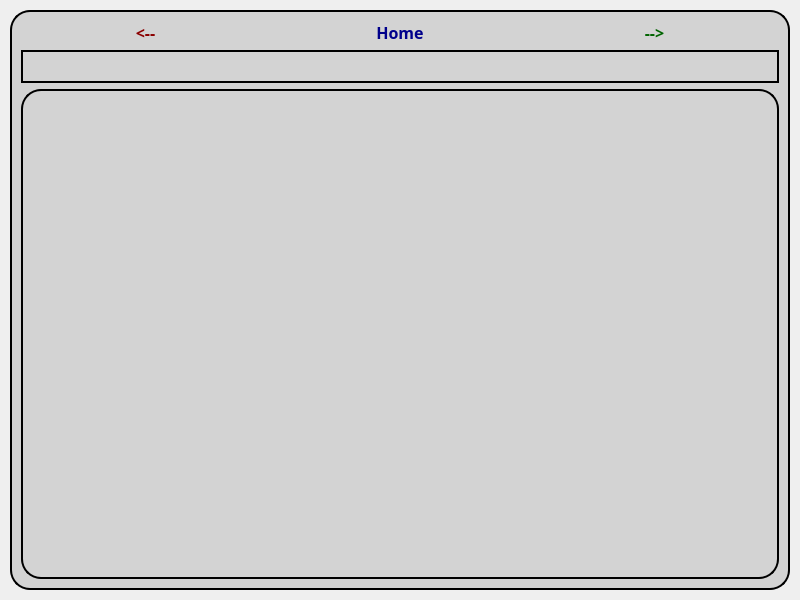
<?xml version="1.0" encoding="UTF-8"?>
<ui version="4.0">
 <class>WebpageDisplay</class>
 <widget class="QDialog" name="WebpageDisplay">
  <property name="geometry">
   <rect>
    <x>0</x>
    <y>0</y>
    <width>800</width>
    <height>600</height>
   </rect>
  </property>
  <property name="windowTitle">
   <string>Document Viewer</string>
  </property>
  <widget class="QFrame" name="frame">
   <property name="geometry">
    <rect>
     <x>10</x>
     <y>10</y>
     <width>780</width>
     <height>580</height>
    </rect>
   </property>
   <property name="styleSheet">
    <string notr="true">QFrame {
     border: 2px solid black;
     border-radius: 20px;
     background-color: lightgrey;
    }</string>
   </property>
   <property name="frameShape">
    <enum>QFrame::StyledPanel</enum>
   </property>
   <property name="frameShadow">
    <enum>QFrame::Raised</enum>
   </property>
   <layout class="QVBoxLayout" name="verticalLayout">
    <item>
     <layout class="QHBoxLayout" name="navigationLayout">
      <item>
       <widget class="QPushButton" name="backButton">
        <property name="palette">
         <palette>
          <active>
           <colorrole role="WindowText">
            <brush brushstyle="SolidPattern">
             <color alpha="255">
              <red>139</red>
              <green>0</green>
              <blue>0</blue>
             </color>
            </brush>
           </colorrole>
           <colorrole role="Text">
            <brush brushstyle="SolidPattern">
             <color alpha="255">
              <red>139</red>
              <green>0</green>
              <blue>0</blue>
             </color>
            </brush>
           </colorrole>
           <colorrole role="ButtonText">
            <brush brushstyle="SolidPattern">
             <color alpha="255">
              <red>255</red>
              <green>0</green>
              <blue>0</blue>
             </color>
            </brush>
           </colorrole>
           <colorrole role="PlaceholderText">
            <brush brushstyle="SolidPattern">
             <color alpha="128">
              <red>139</red>
              <green>0</green>
              <blue>0</blue>
             </color>
            </brush>
           </colorrole>
          </active>
          <inactive>
           <colorrole role="WindowText">
            <brush brushstyle="SolidPattern">
             <color alpha="255">
              <red>139</red>
              <green>0</green>
              <blue>0</blue>
             </color>
            </brush>
           </colorrole>
           <colorrole role="Text">
            <brush brushstyle="SolidPattern">
             <color alpha="255">
              <red>139</red>
              <green>0</green>
              <blue>0</blue>
             </color>
            </brush>
           </colorrole>
           <colorrole role="ButtonText">
            <brush brushstyle="SolidPattern">
             <color alpha="255">
              <red>255</red>
              <green>0</green>
              <blue>0</blue>
             </color>
            </brush>
           </colorrole>
           <colorrole role="PlaceholderText">
            <brush brushstyle="SolidPattern">
             <color alpha="128">
              <red>139</red>
              <green>0</green>
              <blue>0</blue>
             </color>
            </brush>
           </colorrole>
          </inactive>
          <disabled>
           <colorrole role="WindowText">
            <brush brushstyle="SolidPattern">
             <color alpha="255">
              <red>139</red>
              <green>0</green>
              <blue>0</blue>
             </color>
            </brush>
           </colorrole>
           <colorrole role="Text">
            <brush brushstyle="SolidPattern">
             <color alpha="255">
              <red>139</red>
              <green>0</green>
              <blue>0</blue>
             </color>
            </brush>
           </colorrole>
           <colorrole role="ButtonText">
            <brush brushstyle="SolidPattern">
             <color alpha="255">
              <red>139</red>
              <green>0</green>
              <blue>0</blue>
             </color>
            </brush>
           </colorrole>
           <colorrole role="PlaceholderText">
            <brush brushstyle="SolidPattern">
             <color alpha="128">
              <red>139</red>
              <green>0</green>
              <blue>0</blue>
             </color>
            </brush>
           </colorrole>
          </disabled>
         </palette>
        </property>
        <property name="font">
         <font>
          <family>Agency FB</family>
          <pointsize>12</pointsize>
          <bold>true</bold>
         </font>
        </property>
        <property name="styleSheet">
         <string notr="true">QPushButton {
     color: darkred;
     font-weight: bold;
     border: none;
     text-align: center;
    }
    QPushButton:hover {
     color: white;
     background-color: red;
    }
    QPushButton:pressed {
     color: purple;
    }</string>
        </property>
        <property name="text">
         <string>&lt;--</string>
        </property>
       </widget>
      </item>
      <item>
       <widget class="QPushButton" name="homeButton">
        <property name="palette">
         <palette>
          <active>
           <colorrole role="WindowText">
            <brush brushstyle="SolidPattern">
             <color alpha="255">
              <red>0</red>
              <green>0</green>
              <blue>139</blue>
             </color>
            </brush>
           </colorrole>
           <colorrole role="Text">
            <brush brushstyle="SolidPattern">
             <color alpha="255">
              <red>0</red>
              <green>0</green>
              <blue>139</blue>
             </color>
            </brush>
           </colorrole>
           <colorrole role="ButtonText">
            <brush brushstyle="SolidPattern">
             <color alpha="255">
              <red>0</red>
              <green>0</green>
              <blue>255</blue>
             </color>
            </brush>
           </colorrole>
           <colorrole role="PlaceholderText">
            <brush brushstyle="SolidPattern">
             <color alpha="128">
              <red>0</red>
              <green>0</green>
              <blue>139</blue>
             </color>
            </brush>
           </colorrole>
          </active>
          <inactive>
           <colorrole role="WindowText">
            <brush brushstyle="SolidPattern">
             <color alpha="255">
              <red>0</red>
              <green>0</green>
              <blue>139</blue>
             </color>
            </brush>
           </colorrole>
           <colorrole role="Text">
            <brush brushstyle="SolidPattern">
             <color alpha="255">
              <red>0</red>
              <green>0</green>
              <blue>139</blue>
             </color>
            </brush>
           </colorrole>
           <colorrole role="ButtonText">
            <brush brushstyle="SolidPattern">
             <color alpha="255">
              <red>0</red>
              <green>0</green>
              <blue>255</blue>
             </color>
            </brush>
           </colorrole>
           <colorrole role="PlaceholderText">
            <brush brushstyle="SolidPattern">
             <color alpha="128">
              <red>0</red>
              <green>0</green>
              <blue>139</blue>
             </color>
            </brush>
           </colorrole>
          </inactive>
          <disabled>
           <colorrole role="WindowText">
            <brush brushstyle="SolidPattern">
             <color alpha="255">
              <red>0</red>
              <green>0</green>
              <blue>139</blue>
             </color>
            </brush>
           </colorrole>
           <colorrole role="Text">
            <brush brushstyle="SolidPattern">
             <color alpha="255">
              <red>0</red>
              <green>0</green>
              <blue>139</blue>
             </color>
            </brush>
           </colorrole>
           <colorrole role="ButtonText">
            <brush brushstyle="SolidPattern">
             <color alpha="255">
              <red>0</red>
              <green>0</green>
              <blue>139</blue>
             </color>
            </brush>
           </colorrole>
           <colorrole role="PlaceholderText">
            <brush brushstyle="SolidPattern">
             <color alpha="128">
              <red>0</red>
              <green>0</green>
              <blue>139</blue>
             </color>
            </brush>
           </colorrole>
          </disabled>
         </palette>
        </property>
        <property name="font">
         <font>
          <family>Agency FB</family>
          <pointsize>12</pointsize>
          <bold>true</bold>
         </font>
        </property>
        <property name="styleSheet">
         <string notr="true">QPushButton {
     color: darkblue;
     font-weight: bold;
     border: none;
     text-align: center;
    }
    QPushButton:hover {
     color: white;
     background-color: blue;
    }
    QPushButton:pressed {
     color: purple;
    }</string>
        </property>
        <property name="text">
         <string>Home</string>
        </property>
       </widget>
      </item>
      <item>
       <widget class="QPushButton" name="forwardButton">
        <property name="palette">
         <palette>
          <active>
           <colorrole role="WindowText">
            <brush brushstyle="SolidPattern">
             <color alpha="255">
              <red>0</red>
              <green>100</green>
              <blue>0</blue>
             </color>
            </brush>
           </colorrole>
           <colorrole role="Text">
            <brush brushstyle="SolidPattern">
             <color alpha="255">
              <red>0</red>
              <green>100</green>
              <blue>0</blue>
             </color>
            </brush>
           </colorrole>
           <colorrole role="ButtonText">
            <brush brushstyle="SolidPattern">
             <color alpha="255">
              <red>0</red>
              <green>179</green>
              <blue>0</blue>
             </color>
            </brush>
           </colorrole>
           <colorrole role="PlaceholderText">
            <brush brushstyle="SolidPattern">
             <color alpha="128">
              <red>0</red>
              <green>100</green>
              <blue>0</blue>
             </color>
            </brush>
           </colorrole>
          </active>
          <inactive>
           <colorrole role="WindowText">
            <brush brushstyle="SolidPattern">
             <color alpha="255">
              <red>0</red>
              <green>100</green>
              <blue>0</blue>
             </color>
            </brush>
           </colorrole>
           <colorrole role="Text">
            <brush brushstyle="SolidPattern">
             <color alpha="255">
              <red>0</red>
              <green>100</green>
              <blue>0</blue>
             </color>
            </brush>
           </colorrole>
           <colorrole role="ButtonText">
            <brush brushstyle="SolidPattern">
             <color alpha="255">
              <red>0</red>
              <green>170</green>
              <blue>0</blue>
             </color>
            </brush>
           </colorrole>
           <colorrole role="PlaceholderText">
            <brush brushstyle="SolidPattern">
             <color alpha="128">
              <red>0</red>
              <green>100</green>
              <blue>0</blue>
             </color>
            </brush>
           </colorrole>
          </inactive>
          <disabled>
           <colorrole role="WindowText">
            <brush brushstyle="SolidPattern">
             <color alpha="255">
              <red>0</red>
              <green>100</green>
              <blue>0</blue>
             </color>
            </brush>
           </colorrole>
           <colorrole role="Text">
            <brush brushstyle="SolidPattern">
             <color alpha="255">
              <red>0</red>
              <green>100</green>
              <blue>0</blue>
             </color>
            </brush>
           </colorrole>
           <colorrole role="ButtonText">
            <brush brushstyle="SolidPattern">
             <color alpha="255">
              <red>0</red>
              <green>100</green>
              <blue>0</blue>
             </color>
            </brush>
           </colorrole>
           <colorrole role="PlaceholderText">
            <brush brushstyle="SolidPattern">
             <color alpha="128">
              <red>0</red>
              <green>100</green>
              <blue>0</blue>
             </color>
            </brush>
           </colorrole>
          </disabled>
         </palette>
        </property>
        <property name="font">
         <font>
          <family>Agency FB</family>
          <pointsize>12</pointsize>
          <bold>true</bold>
         </font>
        </property>
        <property name="styleSheet">
         <string notr="true">QPushButton {
     color: darkgreen;
     font-weight: bold;
     border: none;
     text-align: center;
    }
    QPushButton:hover {
     color: white;
     background-color: green;
    }
    QPushButton:pressed {
     color: purple;
    }</string>
        </property>
        <property name="text">
         <string>--&gt;</string>
        </property>
       </widget>
      </item>
     </layout>
    </item>
    <item>
     <widget class="QLabel" name="docNameLabel">
      <property name="font">
       <font>
        <family>Agency FB</family>
        <pointsize>16</pointsize>
        <bold>true</bold>
       </font>
      </property>
      <property name="styleSheet">
       <string notr="true">QLabel {
    color: black;
}</string>
      </property>
      <property name="alignment">
       <set>Qt::AlignCenter</set>
      </property>
     </widget>
    </item>
    <item>
     <widget class="QTextBrowser" name="textBrowser">
      <property name="styleSheet">
       <string notr="true">QTextBrowser {
    color: black;
}</string>
      </property>
     </widget>
    </item>
   </layout>
  </widget>
 </widget>
 <resources/>
 <connections/>
</ui>
